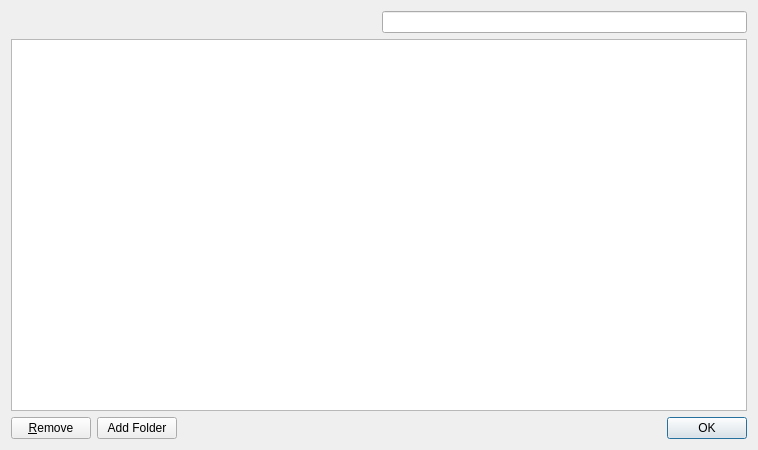
<ui version="4.0" >
 <class>BookmarksDialog</class>
 <widget class="QDialog" name="BookmarksDialog" >
  <property name="geometry" >
   <rect>
    <x>0</x>
    <y>0</y>
    <width>758</width>
    <height>450</height>
   </rect>
  </property>
  <property name="windowTitle" >
   <string>Bookmarks</string>
  </property>
  <layout class="QGridLayout" name="gridLayout" >
   <item row="0" column="0" >
    <spacer>
     <property name="orientation" >
      <enum>Qt::Horizontal</enum>
     </property>
     <property name="sizeHint" stdset="0" >
      <size>
       <width>252</width>
       <height>20</height>
      </size>
     </property>
    </spacer>
   </item>
   <item row="0" column="1" >
    <widget class="SearchLineEdit" name="search" />
   </item>
   <item row="1" column="0" colspan="2" >
    <widget class="EditTreeView" name="tree" />
   </item>
   <item row="2" column="0" colspan="2" >
    <layout class="QHBoxLayout" >
     <item>
      <widget class="QPushButton" name="removeButton" >
       <property name="text" >
        <string>&amp;Remove</string>
       </property>
      </widget>
     </item>
     <item>
      <widget class="QPushButton" name="addFolderButton" >
       <property name="text" >
        <string>Add Folder</string>
       </property>
      </widget>
     </item>
     <item>
      <spacer>
       <property name="orientation" >
        <enum>Qt::Horizontal</enum>
       </property>
       <property name="sizeHint" stdset="0" >
        <size>
         <width>40</width>
         <height>20</height>
        </size>
       </property>
      </spacer>
     </item>
     <item>
      <widget class="QDialogButtonBox" name="buttonBox" >
       <property name="standardButtons" >
        <set>QDialogButtonBox::Ok</set>
       </property>
      </widget>
     </item>
    </layout>
   </item>
  </layout>
 </widget>
 <customwidgets>
  <customwidget>
   <class>SearchLineEdit</class>
   <extends>QLineEdit</extends>
   <header>searchlineedit</header>
  </customwidget>
  <customwidget>
   <class>EditTreeView</class>
   <extends>QTreeView</extends>
   <header>edittreeview</header>
  </customwidget>
 </customwidgets>
 <resources/>
 <connections>
  <connection>
   <sender>buttonBox</sender>
   <signal>accepted()</signal>
   <receiver>BookmarksDialog</receiver>
   <slot>accept()</slot>
   <hints>
    <hint type="sourcelabel" >
     <x>472</x>
     <y>329</y>
    </hint>
    <hint type="destinationlabel" >
     <x>461</x>
     <y>356</y>
    </hint>
   </hints>
  </connection>
 </connections>
</ui>
